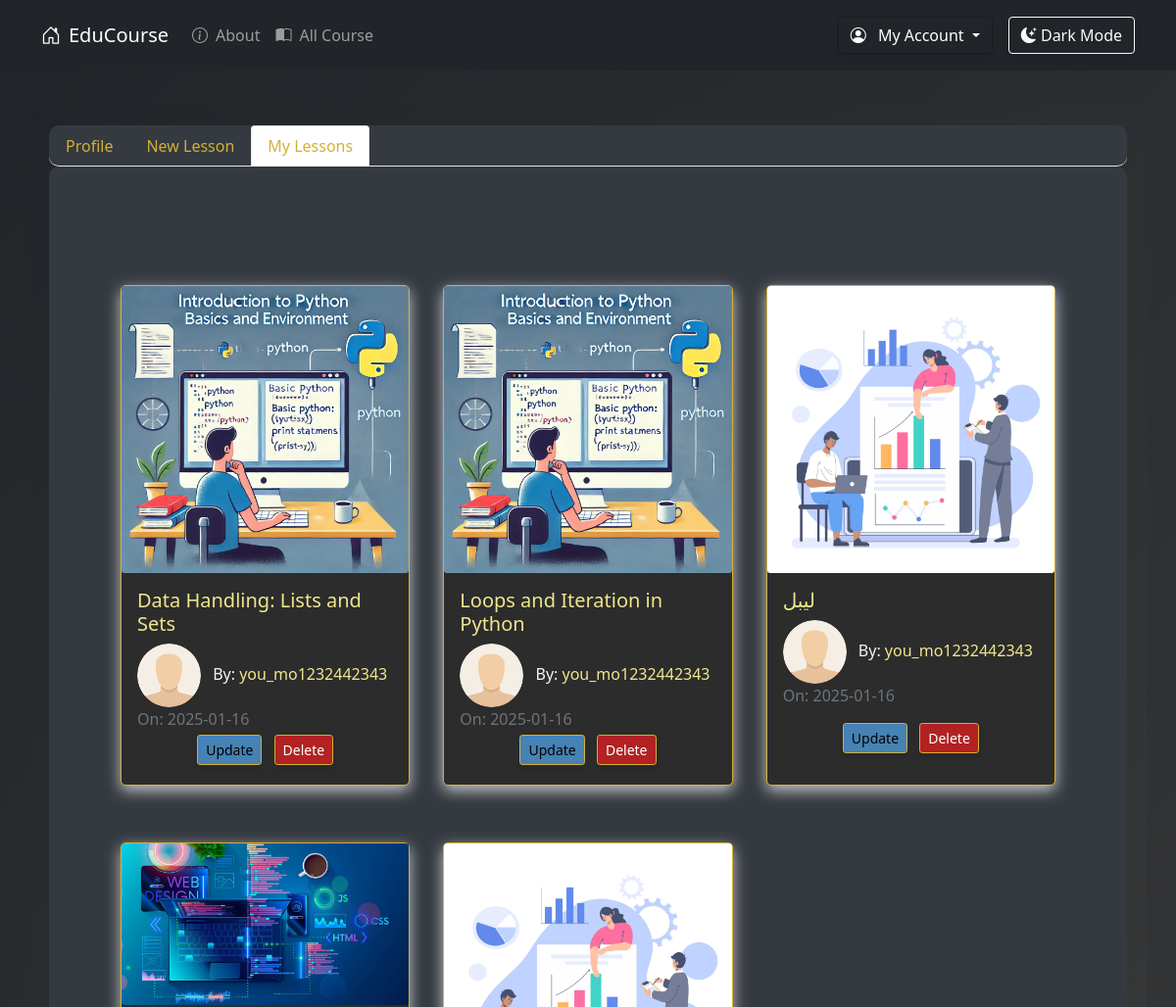
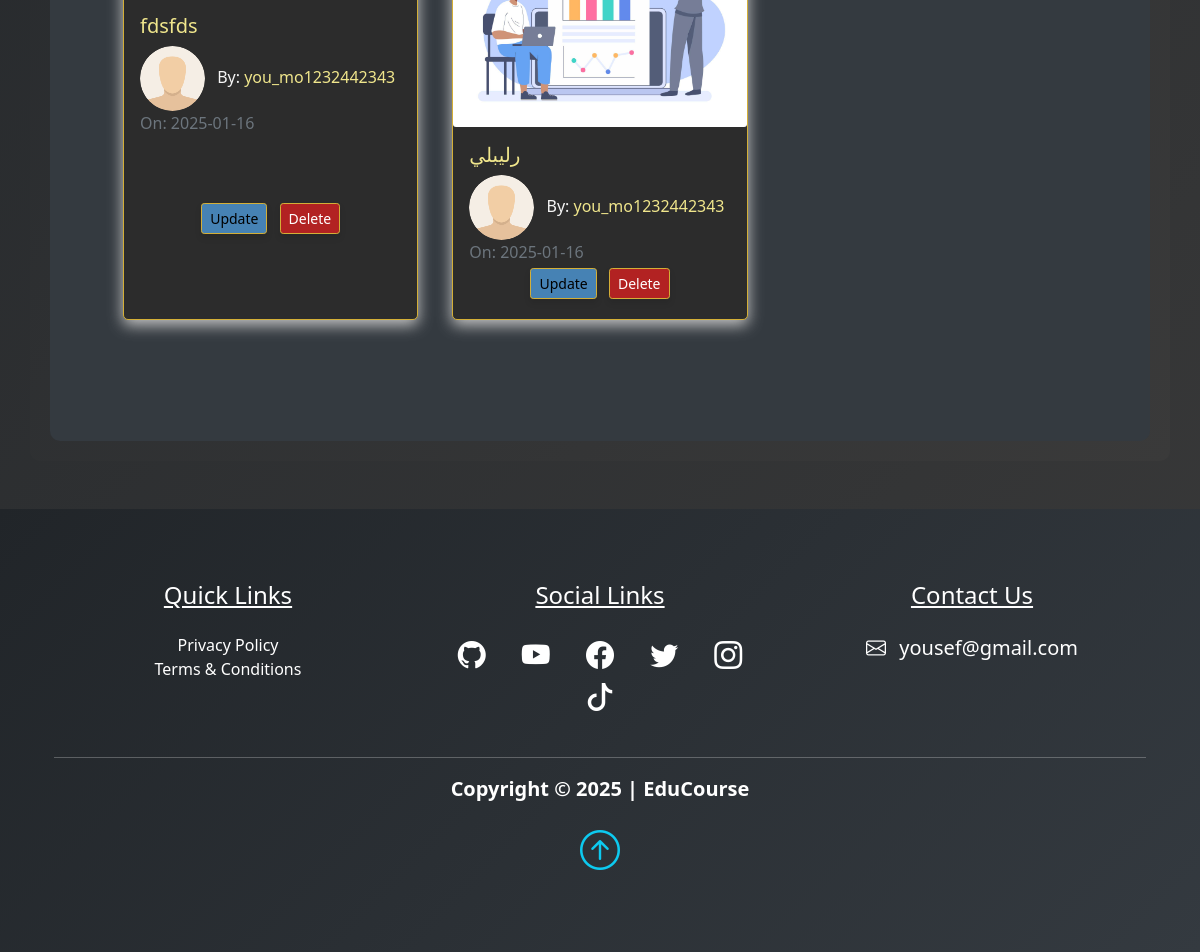
/dashboard/user_lessons (signed in), run on an earlier commit of the app's database (2 pictures, top to bottom).
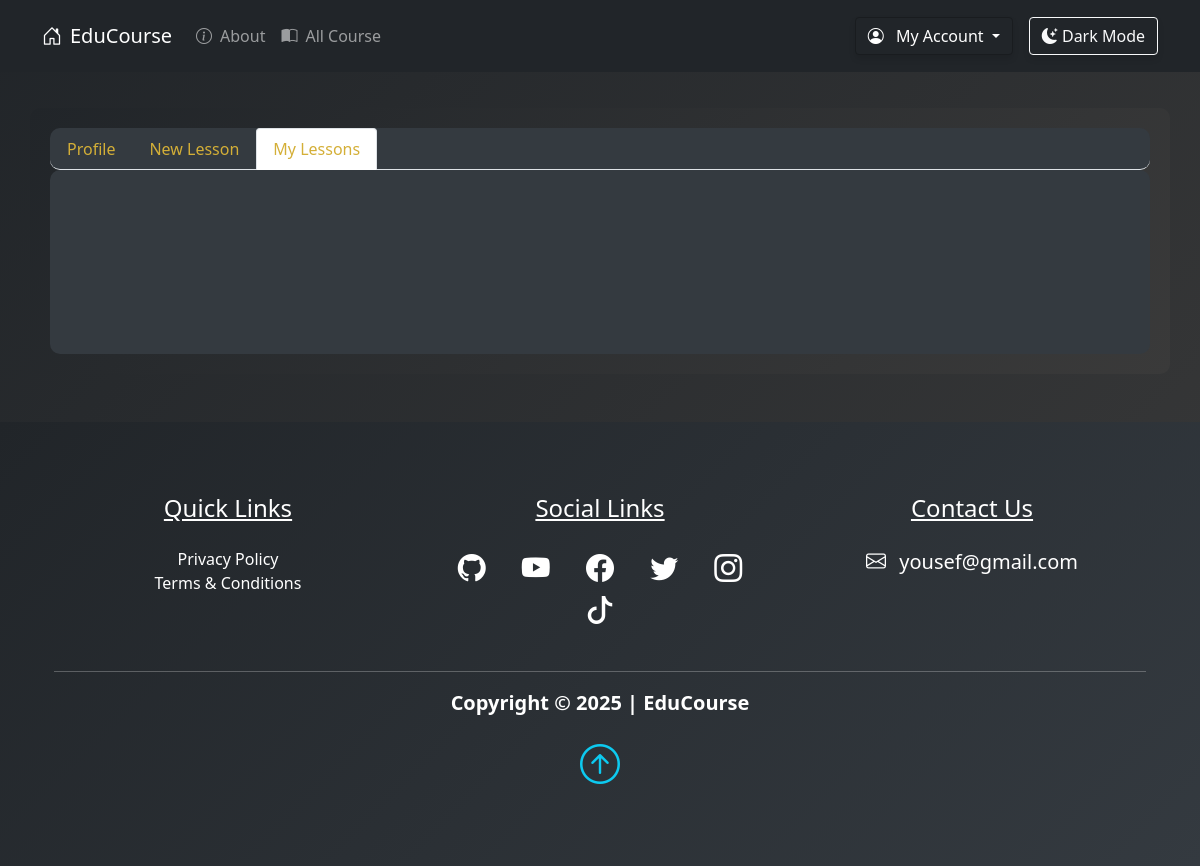
And on a later commit of the database.
### pythonic/models.py (models this page shows, shortened)
class Lesson(db.Model):
    id = db.Column(db.Integer, primary_key=True)
    title = db.Column(db.String(100), nullable=False)
    date_posted = db.Column(db.DateTime, nullable=False, default=lambda: datetime.now(timezone.utc))
    content = db.Column(db.Text, nullable=False)
    thumbnail = db.Column(db.String(20), nullable=False, default="default_thumbnail.jpg")
    slug = db.Column(db.String(100), nullable=False)
    user_id = db.Column(db.Integer, db.ForeignKey("user.id"), nullable=False)
    course_id = db.Column(db.Integer, db.ForeignKey("course.id"), nullable=False)
    video = db.Column(db.String(100), nullable=True)  # For uploaded videos

class User(db.Model, UserMixin):
    id = db.Column(db.Integer, primary_key=True)
    fname = db.Column(db.String(25), nullable=False)
    lname = db.Column(db.String(25), nullable=False)
    username = db.Column(db.String(25), unique=True, nullable=False)
    email = db.Column(db.String(125), unique=True, nullable=False)
    image_file = db.Column(db.String(20), nullable=False, default="default.png")
    bio = db.Column(db.Text, nullable=True)
    password = db.Column(db.String(60), nullable=False)
    lessons = db.relationship("Lesson", backref="author", lazy=True)

### pythonic/routes.py (the view)
@app.route("/dashboard/user_lessons", methods=["GET", "POST"])
@login_required
def user_lessons():
    return render_template(
        "user_lessons.html", title="Your Lessons", active_tab="user_lessons"
    )

### pythonic/models.py (called while the page is built)
@login_manager.user_loader
def load_user(user_id):
    return User.query.get(int(user_id))

### pythonic/templates/user_lessons.html (shortened to what this page needs)
{% extends "dashboard.html" %}
{% block user_lessons %}
<section>
    <div class="container p-5">
        <div class="row">
            {% for lesson in current_user.lessons %}
            <div class="col-sm-12 col-md-6 col-lg-4 pb-5 d-flex align-items-stretch">
                <div class="card lesson" style="background-color: #2c2c2c; border: 1px solid #d4af37; color: #f5f5f5;">
                    <img src="{{url_for('static', filename='lesson_thumbnails/'+lesson.thumbnail)}}" class="card-img" alt="Lesson Thumbnail">
                    <div class="card-body d-flex flex-column">
                        <h5 class="card-title">
                            <a class="text-decoration-none" style="color: #f0e68c;" href="{{url_for('lesson', lesson_slug=lesson.slug, course=lesson.course_name.title)}}">{{lesson.title}}</a>
                        </h5>
                        <span><img class="article-img rounded-circle" src="{{url_for('static', filename='user_pics/'+lesson.author.image_file)}}" alt="Author Image"> By: <a href="#" class="link" style="color: #f0e68c;">{{lesson.author.username}}</a></span>
                        <span class="text-muted">On: {{lesson.date_posted.strftime('%Y-%m-%d')}}</span>
                        <div class="m-auto">
                            <a href="{{url_for('new_lesson')}}" class="btn btn-info btn-sm m-1" style="background-color: #4682b4; border-color: #d4af37;">Update</a>
                            <button class="btn btn-danger btn-sm m-1" data-bs-toggle="modal" data-bs-target="#deleteModal" style="background-color: #b22222; border-color: #d4af37;">Delete</button>
                        </div>
                    </div>
                </div>
            </div>
            {% endfor %}
        </div>
    </div>
</section>
{% endblock user_lessons %}

What changed in the data, as far as the page shows it:
no longer on this page (row edited): Lesson: thumbnail (picture), title "Data Handling: Lists and Sets", image_file (placeholder picture), author.username "you_mo1232442343", date_posted "2025-01-16"
removed Lesson: thumbnail (picture), title "Loops and Iteration in Python", image_file (placeholder picture), author.username "you_mo1232442343", date_posted "2025-01-16"
removed Lesson: thumbnail (picture), title "ليبل", image_file (placeholder picture), author.username "you_mo1232442343", date_posted "2025-01-16"
removed Lesson: thumbnail (picture), title "fdsfds", image_file (placeholder picture), author.username "you_mo1232442343", date_posted "2025-01-16"
removed Lesson: thumbnail (picture), title "رليبلي", image_file (placeholder picture), author.username "you_mo1232442343", date_posted "2025-01-16"
